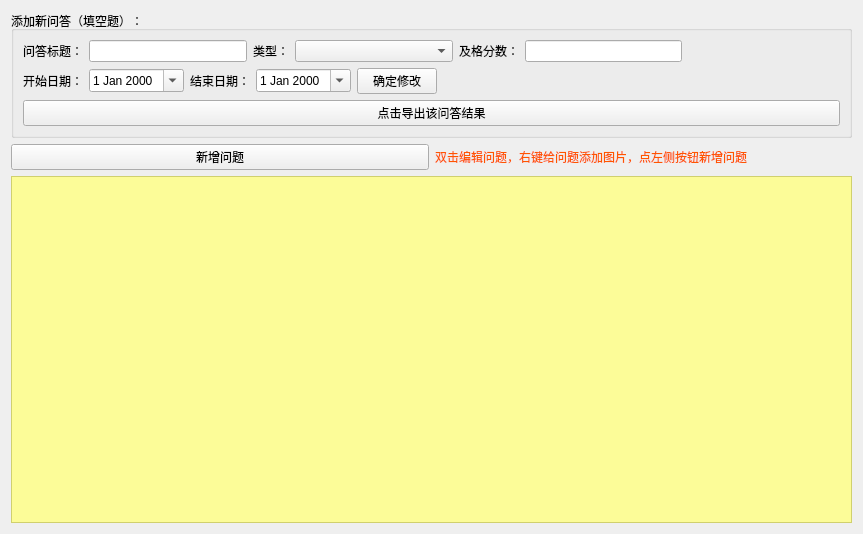
<?xml version="1.0" encoding="UTF-8"?>
<ui version="4.0">
 <class>Form</class>
 <widget class="QWidget" name="Form">
  <property name="geometry">
   <rect>
    <x>0</x>
    <y>0</y>
    <width>863</width>
    <height>534</height>
   </rect>
  </property>
  <property name="windowTitle">
   <string>问答编辑</string>
  </property>
  <layout class="QVBoxLayout" name="verticalLayout_2">
   <item>
    <widget class="QGroupBox" name="groupBox">
     <property name="title">
      <string>添加新问答（填空题）：</string>
     </property>
     <layout class="QVBoxLayout" name="verticalLayout">
      <item>
       <layout class="QHBoxLayout" name="horizontalLayout">
        <item>
         <widget class="QLabel" name="label_2">
          <property name="text">
           <string>问答标题：</string>
          </property>
         </widget>
        </item>
        <item>
         <widget class="QLineEdit" name="lineEdit"/>
        </item>
        <item>
         <widget class="QLabel" name="label_3">
          <property name="text">
           <string>类型：</string>
          </property>
         </widget>
        </item>
        <item>
         <widget class="QComboBox" name="comboBox">
          <property name="sizePolicy">
           <sizepolicy hsizetype="MinimumExpanding" vsizetype="Fixed">
            <horstretch>0</horstretch>
            <verstretch>0</verstretch>
           </sizepolicy>
          </property>
          <property name="minimumSize">
           <size>
            <width>50</width>
            <height>0</height>
           </size>
          </property>
          <property name="maximumSize">
           <size>
            <width>200</width>
            <height>16777215</height>
           </size>
          </property>
         </widget>
        </item>
        <item>
         <widget class="QLabel" name="label_4">
          <property name="text">
           <string>及格分数：</string>
          </property>
         </widget>
        </item>
        <item>
         <widget class="QLineEdit" name="lineEdit_3"/>
        </item>
        <item>
         <spacer name="horizontalSpacer">
          <property name="orientation">
           <enum>Qt::Horizontal</enum>
          </property>
          <property name="sizeType">
           <enum>QSizePolicy::MinimumExpanding</enum>
          </property>
          <property name="sizeHint" stdset="0">
           <size>
            <width>30</width>
            <height>20</height>
           </size>
          </property>
         </spacer>
        </item>
       </layout>
      </item>
      <item>
       <layout class="QHBoxLayout" name="horizontalLayout_2">
        <item>
         <widget class="QLabel" name="label_5">
          <property name="text">
           <string>开始日期：</string>
          </property>
         </widget>
        </item>
        <item>
         <widget class="QDateEdit" name="dateEdit">
          <property name="calendarPopup">
           <bool>true</bool>
          </property>
         </widget>
        </item>
        <item>
         <widget class="QLabel" name="label_6">
          <property name="text">
           <string>结束日期：</string>
          </property>
         </widget>
        </item>
        <item>
         <widget class="QDateEdit" name="dateEdit_2">
          <property name="calendarPopup">
           <bool>true</bool>
          </property>
         </widget>
        </item>
        <item>
         <widget class="QPushButton" name="pushButton">
          <property name="text">
           <string>确定修改</string>
          </property>
         </widget>
        </item>
        <item>
         <spacer name="horizontalSpacer_2">
          <property name="orientation">
           <enum>Qt::Horizontal</enum>
          </property>
          <property name="sizeHint" stdset="0">
           <size>
            <width>40</width>
            <height>20</height>
           </size>
          </property>
         </spacer>
        </item>
       </layout>
      </item>
      <item>
       <widget class="QPushButton" name="pushButton_3">
        <property name="text">
         <string>点击导出该问答结果</string>
        </property>
       </widget>
      </item>
     </layout>
    </widget>
   </item>
   <item>
    <layout class="QHBoxLayout" name="horizontalLayout_3">
     <item>
      <widget class="QPushButton" name="pushButton_4">
       <property name="text">
        <string>新增问题</string>
       </property>
      </widget>
     </item>
     <item>
      <widget class="QLabel" name="label">
       <property name="palette">
        <palette>
         <active>
          <colorrole role="WindowText">
           <brush brushstyle="SolidPattern">
            <color alpha="255">
             <red>255</red>
             <green>85</green>
             <blue>0</blue>
            </color>
           </brush>
          </colorrole>
          <colorrole role="Text">
           <brush brushstyle="SolidPattern">
            <color alpha="255">
             <red>255</red>
             <green>85</green>
             <blue>0</blue>
            </color>
           </brush>
          </colorrole>
          <colorrole role="ButtonText">
           <brush brushstyle="SolidPattern">
            <color alpha="255">
             <red>255</red>
             <green>85</green>
             <blue>0</blue>
            </color>
           </brush>
          </colorrole>
          <colorrole role="PlaceholderText">
           <brush brushstyle="NoBrush">
            <color alpha="128">
             <red>255</red>
             <green>85</green>
             <blue>0</blue>
            </color>
           </brush>
          </colorrole>
         </active>
         <inactive>
          <colorrole role="WindowText">
           <brush brushstyle="SolidPattern">
            <color alpha="255">
             <red>255</red>
             <green>85</green>
             <blue>0</blue>
            </color>
           </brush>
          </colorrole>
          <colorrole role="Text">
           <brush brushstyle="SolidPattern">
            <color alpha="255">
             <red>255</red>
             <green>85</green>
             <blue>0</blue>
            </color>
           </brush>
          </colorrole>
          <colorrole role="ButtonText">
           <brush brushstyle="SolidPattern">
            <color alpha="255">
             <red>255</red>
             <green>85</green>
             <blue>0</blue>
            </color>
           </brush>
          </colorrole>
          <colorrole role="PlaceholderText">
           <brush brushstyle="NoBrush">
            <color alpha="128">
             <red>255</red>
             <green>85</green>
             <blue>0</blue>
            </color>
           </brush>
          </colorrole>
         </inactive>
         <disabled>
          <colorrole role="WindowText">
           <brush brushstyle="SolidPattern">
            <color alpha="255">
             <red>255</red>
             <green>85</green>
             <blue>0</blue>
            </color>
           </brush>
          </colorrole>
          <colorrole role="Text">
           <brush brushstyle="SolidPattern">
            <color alpha="255">
             <red>255</red>
             <green>85</green>
             <blue>0</blue>
            </color>
           </brush>
          </colorrole>
          <colorrole role="ButtonText">
           <brush brushstyle="SolidPattern">
            <color alpha="255">
             <red>255</red>
             <green>85</green>
             <blue>0</blue>
            </color>
           </brush>
          </colorrole>
          <colorrole role="PlaceholderText">
           <brush brushstyle="NoBrush">
            <color alpha="128">
             <red>255</red>
             <green>85</green>
             <blue>0</blue>
            </color>
           </brush>
          </colorrole>
         </disabled>
        </palette>
       </property>
       <property name="styleSheet">
        <string notr="true">color: rgb(255, 85, 0);</string>
       </property>
       <property name="text">
        <string>双击编辑问题，右键给问题添加图片，点左侧按钮新增问题</string>
       </property>
      </widget>
     </item>
    </layout>
   </item>
   <item>
    <widget class="QTableView" name="tableView">
     <property name="styleSheet">
      <string notr="true">background-color: rgba(255, 255, 127, 200);</string>
     </property>
     <property name="selectionBehavior">
      <enum>QAbstractItemView::SelectRows</enum>
     </property>
     <attribute name="horizontalHeaderVisible">
      <bool>true</bool>
     </attribute>
     <attribute name="horizontalHeaderCascadingSectionResizes">
      <bool>true</bool>
     </attribute>
     <attribute name="horizontalHeaderHighlightSections">
      <bool>true</bool>
     </attribute>
     <attribute name="horizontalHeaderShowSortIndicator" stdset="0">
      <bool>true</bool>
     </attribute>
     <attribute name="horizontalHeaderStretchLastSection">
      <bool>true</bool>
     </attribute>
     <attribute name="verticalHeaderVisible">
      <bool>true</bool>
     </attribute>
     <attribute name="verticalHeaderHighlightSections">
      <bool>false</bool>
     </attribute>
    </widget>
   </item>
  </layout>
 </widget>
 <resources/>
 <connections/>
</ui>
